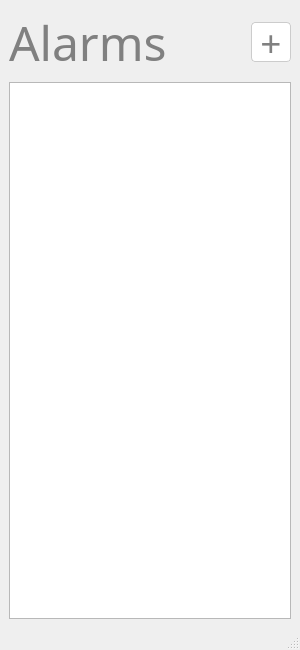
<?xml version="1.0" encoding="UTF-8"?>
<ui version="4.0">
 <class>MainWindow</class>
 <widget class="QMainWindow" name="MainWindow">
  <property name="geometry">
   <rect>
    <x>0</x>
    <y>0</y>
    <width>300</width>
    <height>650</height>
   </rect>
  </property>
  <property name="windowTitle">
   <string>MainWindow</string>
  </property>
  <widget class="QWidget" name="centralwidget">
   <layout class="QVBoxLayout" name="verticalLayout_2">
    <item>
     <layout class="QVBoxLayout" name="verticalLayout" stretch="0,0">
      <item>
       <layout class="QHBoxLayout" name="horizontalLayout">
        <item>
         <widget class="QLabel" name="label">
          <property name="sizePolicy">
           <sizepolicy hsizetype="Fixed" vsizetype="Fixed">
            <horstretch>0</horstretch>
            <verstretch>0</verstretch>
           </sizepolicy>
          </property>
          <property name="font">
           <font>
            <family>Cascadia Mono</family>
            <pointsize>36</pointsize>
           </font>
          </property>
          <property name="styleSheet">
           <string notr="true">color: grey</string>
          </property>
          <property name="text">
           <string>Alarms</string>
          </property>
         </widget>
        </item>
        <item>
         <spacer name="horizontalSpacer">
          <property name="orientation">
           <enum>Qt::Orientation::Horizontal</enum>
          </property>
          <property name="sizeType">
           <enum>QSizePolicy::Policy::Expanding</enum>
          </property>
          <property name="sizeHint" stdset="0">
           <size>
            <width>40</width>
            <height>20</height>
           </size>
          </property>
         </spacer>
        </item>
        <item>
         <widget class="QPushButton" name="pushButton">
          <property name="enabled">
           <bool>true</bool>
          </property>
          <property name="sizePolicy">
           <sizepolicy hsizetype="Minimum" vsizetype="Maximum">
            <horstretch>0</horstretch>
            <verstretch>0</verstretch>
           </sizepolicy>
          </property>
          <property name="minimumSize">
           <size>
            <width>40</width>
            <height>40</height>
           </size>
          </property>
          <property name="maximumSize">
           <size>
            <width>40</width>
            <height>40</height>
           </size>
          </property>
          <property name="font">
           <font>
            <family>Cascadia Code</family>
            <pointsize>28</pointsize>
           </font>
          </property>
          <property name="styleSheet">
           <string notr="true">QPushButton {
    color: grey; 
    background-color: white;
    border: 1px solid #ccc; /* Optional: adds a subtle border so it doesn't disappear on white backgrounds */
    border-radius: 4px;     /* Optional: slightly rounded corners */
}

/* When the mouse is over the button */
QPushButton:hover {
    background-color: #f0f0f0; /* Light grey tint */
    color: #333;               /* Darker text for contrast */
}

/* When the button is actually clicked */
QPushButton:pressed {
    background-color: #e0e0e0; /* Slightly darker than hover */
    padding-left: 2px;         /* &quot;Nudges&quot; the text/icon to simulate a physical press */
    padding-top: 2px;
}</string>
          </property>
          <property name="text">
           <string>+</string>
          </property>
         </widget>
        </item>
       </layout>
      </item>
      <item>
       <widget class="QListView" name="listView">
        <property name="sizePolicy">
         <sizepolicy hsizetype="Expanding" vsizetype="Expanding">
          <horstretch>0</horstretch>
          <verstretch>0</verstretch>
         </sizepolicy>
        </property>
       </widget>
      </item>
     </layout>
    </item>
   </layout>
  </widget>
  <widget class="QMenuBar" name="menubar">
   <property name="geometry">
    <rect>
     <x>0</x>
     <y>0</y>
     <width>300</width>
     <height>21</height>
    </rect>
   </property>
  </widget>
  <widget class="QStatusBar" name="statusbar"/>
 </widget>
 <resources/>
 <connections/>
</ui>
